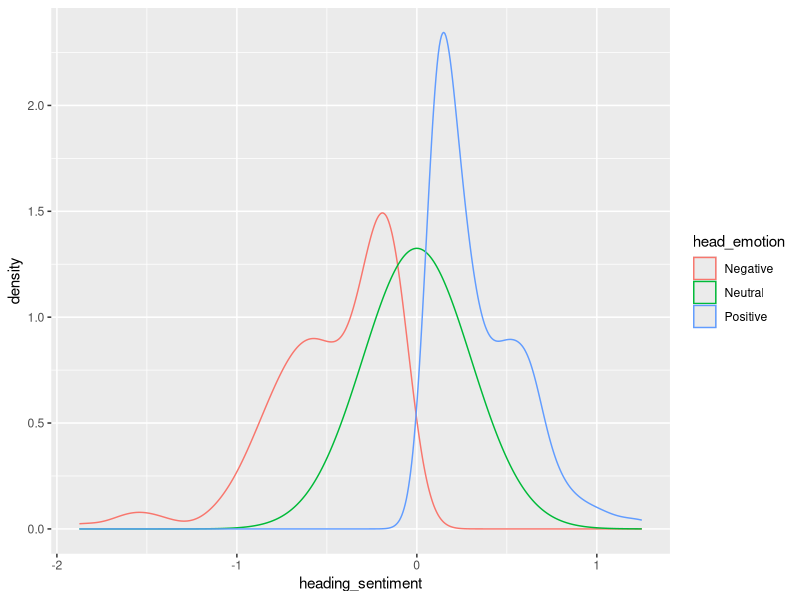
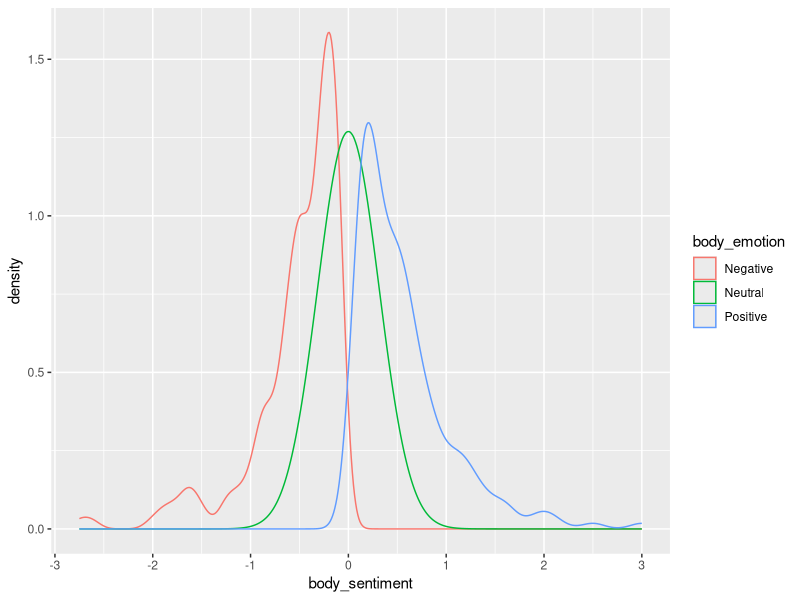
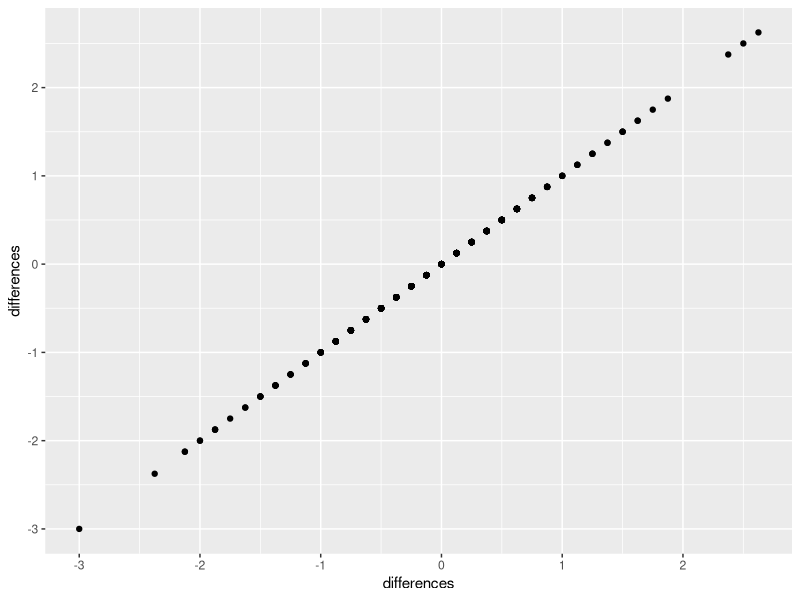
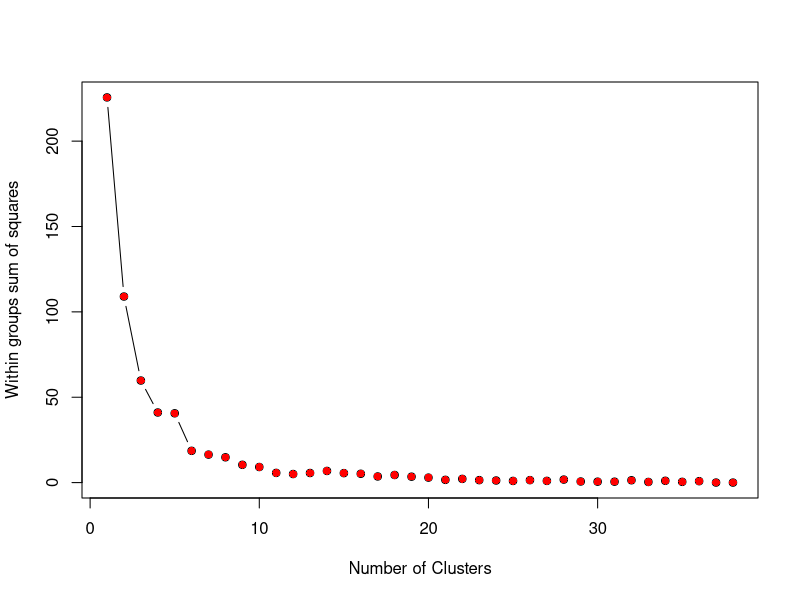

Source code (R) for these figures, in order:
# program to calculate Pearson's Correlation Test for The Guardian/The Guardian Weekly/The Observer

library(ggplot2)
library(dplyr)

# loading the data from the .csv file
df <- read.csv("guardian_headings.csv",
               header = TRUE,
               quote = "\"",
               stringsAsFactors = TRUE,
               strip.white = TRUE)

# Getting the sentiment scores of heading and body as vectors 
heading_sentiment <- dplyr::pull(df, head_score)
body_sentiment <- dplyr::pull(df, body_score)
head_emotion <- dplyr::pull(df, sntmnt)
body_emotion <- dplyr::pull(df, sntmnt2)

# Storing differences in the sentiments of body/heading for each article as 
# another vector 
differences <- heading_sentiment - body_sentiment

# Converting the vector of differences to data-frame for further analysis
sent_diff <- data.frame(differences)

# Creating a data frame of just heading/body sentiment scores
scores_h <- data.frame(heading_sentiment, head_emotion)
scores_b <- data.frame(body_sentiment, body_emotion)

# Plotting a density plot
ggplot(scores_h, aes(x=heading_sentiment, color=head_emotion)) +
  geom_density()
# Adding mean lines
p<-ggplot(scores_h, aes(x=heading_sentiment, color=head_emotion)) +
  geom_density()

ggplot(scores_b, aes(x=body_sentiment, color=body_emotion)) +
  geom_density()
# Adding mean lines
p<-ggplot(scores_b, aes(x=body_sentiment, color=body_emotion)) +
  geom_density()


# Finding four cluster centers
cluster <- kmeans(sent_diff$differences, centers = 4)

# Extracting cluster centers vector
cluster.centers <- as.factor(round(fitted(cluster, method=c("centers", "classes"))))

# Visualizing the clusters
ggplot(sent_diff, aes(x=differences, y=differences)) +    # Below we color by cluster.centers vector
  geom_point()

# Plotting an elbow diagram to check the optimal number of clusters
wss <- sum(kmeans(sent_diff,centers=1)$withinss)
itermax <- min(length(unique(sort(sent_diff$differences))),573)
for (i in 2:itermax) wss[i] <- sum(kmeans(sent_diff,centers=i)$withinss)

plot(1:itermax,wss, type="b", xlab="Number of Clusters",ylab="Within groups sum of squares")
points(1:itermax,wss,pch=16,col="red")

# Finally, performing the Pearson's Correlation Test and checking for positive correlation
res <- cor.test(df$head_score, df$body_score, 
                method = "pearson")
res
